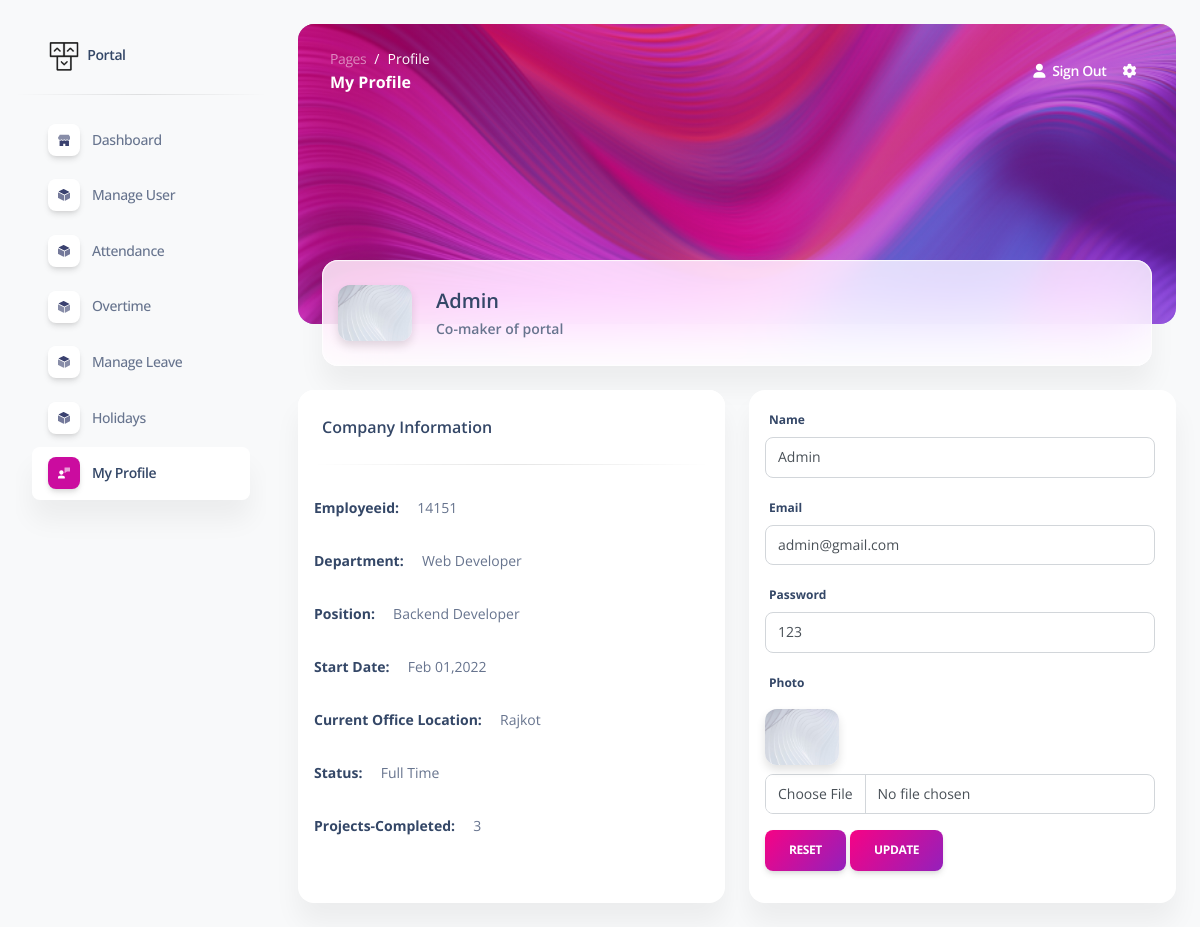
The page /MyProfile.php (signed in) on the database its author committed.
### tables this page shows
CREATE TABLE `user` (
  `user_id` int(11) NOT NULL,
  `user_name` varchar(255) NOT NULL,
  `user_email` varchar(50) NOT NULL,
  `user_password` varchar(50) NOT NULL,
  `user_type` int(50) NOT NULL DEFAULT 1 COMMENT '1 = user, 2 = admin',
  `user_image` text NOT NULL,
  `monthly_salary` int(15) DEFAULT NULL,
  `daily_salary` int(15) NOT NULL DEFAULT 0,
  `user_status` varchar(50) NOT NULL DEFAULT '1' COMMENT '1 = active , 0 = deactive',
  `created_date` datetime NOT NULL DEFAULT current_timestamp() COMMENT 'Created time and date'
);

### MyProfile.php (the view, shortened to what this page needs)
<!DOCTYPE html>
<html lang="en">
<head>
  <link href="assets/css/nucleo-icons.css" rel="stylesheet" />
  <link href="assets/css/nucleo-svg.css" rel="stylesheet" />
  <link href="assets/css/nucleo-svg.css" rel="stylesheet" />
  <link id=" style" href="assets/css/soft-ui-dashboard.css?v=1.0.3" rel="stylesheet" />
</head>
<?php include 'dbcon.php';?>
<body class="g-sidenav-show bg-gray-100">
<?php include 'sidebar.php';?>
  <div class="main-content position-relative bg-gray-100 max-height-vh-100 h-100">
    <?php include 'navbarprofile.php';?>
    <div class="container-fluid">
      <div class="page-header min-height-300 border-radius-xl mt-4" style="background-image: url('assets/img/curved-images/curved0.jpg'); background-position-y: 50%;">
        <span class="mask bg-gradient-primary opacity-6"></span>
      </div>
      <div class="card card-body blur shadow-blur mx-4 mt-n6 overflow-hidden">
        <div class="row gx-4">
          <div class="col-auto">
            <div class="avatar avatar-xl position-relative">
              <?php $userid=$_SESSION['user_id'];
              $result=mysqli_query($con,"SELECT * from user where user_id='$userid'");
              $row=mysqli_fetch_array($result);?>
              <img src="assets/<?php echo $row['user_image'];?>" alt="profile_image" class="w-100 border-radius-lg shadow-sm">
            </div>
          </div>
          <div class="col-auto my-auto">
            <div class="h-100">
              <h5 class="mb-1">
                <?php echo $row['user_name'];?>
              </h5>
              <p class="mb-0 font-weight-bold text-sm">
                Co-maker of portal
              </p>
            </div>
          </div>
        </div>
      </div>
    </div>
    <div class="container-fluid py-4">
      <div class="row">
        <div class="col-xs-12 col-sm-6">
          <div class="card h-100 pt-0 ">
            <div class="card-header pb-0 p-4">
                <div class="col-md-8 d-flex align-items-center">
                  <h6 class="">Company Information</h6>
                </div>
            </div>
            <div class="card-body pt-0 p-3">
              <hr class="horizontal dark pt-0">
              <ul class="list-group">
                <li class="list-group-item border-0 ps-0 py-3 text-sm"><strong class="text-dark">Employeeid:</strong> &nbsp; &nbsp; 14151</li>
                <li class="list-group-item border-0 ps-0 py-3 text-sm"><strong class="text-dark">Department:</strong> &nbsp; &nbsp; Web Developer</li>
                <li class="list-group-item border-0 ps-0 py-3 text-sm"><strong class="text-dark">Position:</strong> &nbsp; &nbsp; Backend Developer</li>
                <li class="list-group-item border-0 ps-0 py-3 text-sm"><strong class="text-dark">Start Date:</strong> &nbsp; &nbsp; Feb 01,2022</li>
                <li class="list-group-item border-0 ps-0 py-3 text-sm"><strong class="text-dark">Current Office Location:</strong> &nbsp; &nbsp; Rajkot</li>
                <li class="list-group-item border-0 ps-0 py-3 text-sm"><strong class="text-dark">Status:</strong> &nbsp; &nbsp; Full Time</li>
                <li class="list-group-item border-0 ps-0 py-3 text-sm"><strong class="text-dark">Projects-Completed:</strong> &nbsp; &nbsp; 3</li>
              </ul>
            </div>
          </div>
        </div>
            <div class="col-xs-12 col-sm-6">
            <div class="card w-100 ps-3">
              <form class="mt-3" method="POST" enctype="multipart/form-data">
                <?php
                $userid=$_SESSION['user_id'];
                $result=mysqli_query($con,"SELECT * from user where user_id='$userid'");
                $row=mysqli_fetch_array($result);
                ?>
                <div class="form-group w-95">
                  <label class="form-control-label">Name</label>
                  <input class="form-control" type="text" name="username" value="<?php echo $row['user_name'];?>" required>
                </div>
                <div class="form-group w-95">
                  <label  class="form-control-label">Email</label>
                  <input class="form-control" type="email" name="useremail"  value="<?php echo $row['user_email'];?>" required>
                </div>
                <div class="form-group w-95">
                  <label class="form-control-label">Password</label>
                  <input class="form-control" type="text" name="userpassword"  value="<?php echo $row['user_password'];?>" required>
                </div>
                <div class="mb-3 form-group w-95">
                  <label  class="form-label">Photo</label></br>
                  <div class="avatar avatar-xl position-relative">
                    <img  alt="profile_image" src="assets/<?php echo $row['user_image'];?>"  class="w-100 border-radius-lg shadow-sm" name="photo"   >
                  </div>
                  <input type="file" name="userimage" class="form-control"/>
                </div>
                <div class="form-group mt-3">
                  <input class="btn bg-gradient-primary" type="reset" value="Reset" name="Reset" >
                  <input class="btn bg-gradient-primary" type="submit" value="Update" name="Update">
                </div>
              </form>
         </div>
            </div>
          </div>
        </div>
</div>
  </body>
</html>

### rows shown on the page
user: user_image (picture), user_name "Admin", username "Admin", useremail "admin@gmail.com", userpassword "123"
